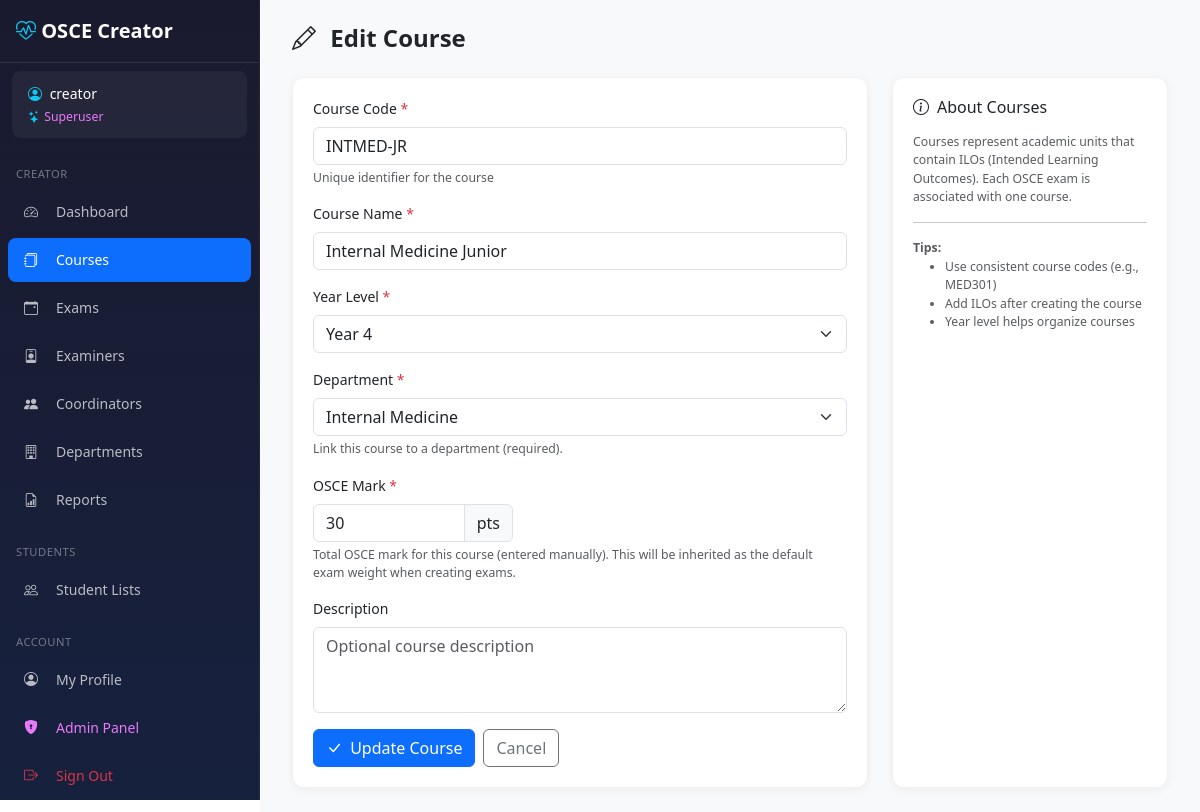
The app's page /creator/courses/9/edit/ (signed in) with its own data.
### core/models/examiner.py (models this page shows, shortened)
class Examiner(AbstractBaseUser, PermissionsMixin, TimestampMixin):
    ROLE_EXAMINER    = 'examiner'
    ROLE_COORDINATOR = 'coordinator'
    ROLE_ADMIN       = 'admin'
    ROLE_CHOICES = [
        (ROLE_EXAMINER,    'Examiner'),
        (ROLE_COORDINATOR, 'Coordinator'),
        (ROLE_ADMIN,       'Admin'),
    ]
    POSITION_HEAD      = 'head'
    POSITION_RTA       = 'rta'
    POSITION_ORGANIZER = 'organizer'
    POSITION_CHOICES = [
        (POSITION_HEAD,      'Head'),
        (POSITION_RTA,       'RTA'),
        (POSITION_ORGANIZER, 'Organizer'),
    ]
    id = models.AutoField(primary_key=True)
    username = models.CharField(max_length=80, unique=True)
    email = models.EmailField(max_length=120, blank=True, default='')
    full_name = models.CharField(max_length=150)
    title = models.CharField(max_length=20, blank=True, default='')  # Dr., Prof.
    department = models.CharField(max_length=100, blank=True, default='')
    coordinator_department = models.ForeignKey(
        'core.Department',
        null=True, blank=True,
        on_delete=models.SET_NULL,
        related_name='coordinators',
        db_index=True,
    )
    coordinator_position = models.CharField(
        max_length=10,
        choices=POSITION_CHOICES,
        blank=True, default='',
    )
    role = models.CharField(max_length=20, choices=ROLE_CHOICES, default=ROLE_EXAMINER)
    is_active = models.BooleanField(default=True)
    is_staff = models.BooleanField(default=False)
    is_deleted = models.BooleanField(default=False)
    deleted_at = models.DateTimeField(null=True, blank=True)
    objects = ExaminerManager()
    USERNAME_FIELD = 'username'
    REQUIRED_FIELDS = ['full_name']
    class Meta:
        db_table = 'examiners'
        verbose_name = 'Examiner'
        verbose_name_plural = 'Examiners'
        constraints = [
            models.CheckConstraint(
                condition=models.Q(
                    models.Q(role='coordinator', _negated=True)
                ) | models.Q(coordinator_department__isnull=False),
                name='coordinator_must_have_department',
            ),
            models.CheckConstraint(
                condition=models.Q(
                    models.Q(role='coordinator', _negated=True)
                ) | ~models.Q(coordinator_position=''),
                name='coordinator_must_have_position',
            ),
            models.CheckConstraint(
                condition=models.Q(role='coordinator') | models.Q(
                    coordinator_department__isnull=True,
                    coordinator_position='',
                ),
                name='non_coordinator_no_dept_fields',
            ),
        ]
    @property
    def display_name(self):
        if self.title:
            return f"{self.title} {self.full_name}"
        return self.full_name

### core/models/course.py (models this page shows, shortened)
class Course(TimestampMixin):
    id = models.AutoField(primary_key=True)
    code = models.CharField(max_length=20, unique=True)
    short_code = models.CharField(max_length=20, blank=True, default='')
    name = models.CharField(max_length=100)
    description = models.TextField(blank=True, default='')
    year_level = models.IntegerField(default=1)
    department = models.ForeignKey(
        'core.Department',
        on_delete=models.SET_NULL,
        null=True, blank=True,
        related_name='courses',
        help_text='Department responsible for this course',
    )
    osce_mark = models.PositiveIntegerField(
        null=True, blank=True,
        help_text='Total OSCE mark for this course (entered manually, e.g. 50)',
    )
    class Meta:
        db_table = 'courses'

### core/models/department.py (models this page shows, shortened)
class Department(TimestampMixin):
    name = models.CharField(max_length=150, unique=True)
    class Meta:
        db_table = 'departments'
        ordering = ['name']
        verbose_name = 'Department'
        verbose_name_plural = 'Departments'

### creator/views/courses.py (the view, shortened to what this page needs)
# urls.py: path('courses/<int:course_id>/edit/', courses.course_edit, name='course_edit'),
@login_required
def course_edit(request, course_id):
    course = get_object_or_404(Course, pk=course_id)
    departments = Department.objects.order_by('name')
    return render(request, 'creator/courses/form.html', {'course': course, 'year_range': range(1, 7), 'departments': departments})

### templates/creator/courses/form.html (shortened to what this page needs)
{% extends 'creator/base_creator.html' %}
{% block content %}
<div class="page-header">
    <h1>
        <i class="bi bi-{% if course %}pencil{% else %}plus-lg{% endif %} me-2"></i>
        {% if course %}Edit Course{% else %}New Course{% endif %}
    </h1>
</div>
<div class="row">
    <div class="col-md-8">
        <div class="stat-card">
            <form method="POST">
                <div class="mb-3">
                    <label for="code" class="form-label">Course Code <span class="text-danger">*</span></label>
                    <input type="text" class="form-control" id="code" name="code"
                           value="{% if course %}{{ course.code }}{% endif %}"
                           placeholder="e.g., MED301" required>
                    <div class="form-text">Unique identifier for the course</div>
                </div>
                <div class="mb-3">
                    <label for="name" class="form-label">Course Name <span class="text-danger">*</span></label>
                    <input type="text" class="form-control" id="name" name="name"
                           value="{% if course %}{{ course.name }}{% endif %}"
                           placeholder="e.g., Clinical Medicine III" required>
                </div>
                <div class="mb-3">
                    <label for="year_level" class="form-label">Year Level <span class="text-danger">*</span></label>
                    <select class="form-select" id="year_level" name="year_level" required>
                        {% for year in year_range %}
                        <option value="{{ year }}" {% if course and course.year_level == year %}selected{% endif %}>
                            Year {{ year }}
                        </option>
                        {% endfor %}
                    </select>
                </div>
                <div class="mb-3">
                    <label for="department" class="form-label">Department <span class="text-danger">*</span></label>
                    <select class="form-select" id="department" name="department" required>
                        {% for dept in departments %}
                        <option value="{{ dept.id }}"
                            {% if course and course.department_id == dept.id %}selected{% endif %}>
                            {{ dept.name }}
                        </option>
                        {% endfor %}
                    </select>
                    <div class="form-text">Link this course to a department (required).</div>
                </div>
                <div class="mb-3">
                    <label for="osce_mark" class="form-label">OSCE Mark <span class="text-danger">*</span></label>
                    <div class="input-group" style="max-width: 200px;">
                        <input type="number" class="form-control" id="osce_mark" name="osce_mark"
                               value="{% if course %}{{ course.osce_mark|default:'' }}{% endif %}"
                               min="1" step="1" placeholder="e.g. 50" required>
                        <span class="input-group-text">pts</span>
                    </div>
                    <div class="form-text">Total OSCE mark for this course (entered manually). This will be inherited as the default exam weight when creating exams.</div>
                </div>
                <div class="mb-3">
                    <label for="description" class="form-label">Description</label>
                    <textarea class="form-control" id="description" name="description"
                              rows="3" placeholder="Optional course description">{% if course %}{{ course.description }}{% endif %}</textarea>
                </div>
                <div class="d-flex gap-2">
                    <button type="submit" class="btn btn-primary">
                        <i class="bi bi-check-lg me-1"></i>
                        {% if course %}Update Course{% else %}Create Course{% endif %}
                    </button>
                    <a href="{% url 'creator:course_list' %}" class="btn btn-outline-secondary">Cancel</a>
                </div>
            </form>
        </div>
    </div>
    <div class="col-md-4">
        <div class="stat-card">
            <h6 class="mb-3"><i class="bi bi-info-circle me-2"></i>About Courses</h6>
            <p class="text-muted small">
                Courses represent academic units that contain ILOs (Intended Learning Outcomes).
                Each OSCE exam is associated with one course.
            </p>
            <hr>
            <p class="text-muted small mb-0">
                <strong>Tips:</strong>
                <ul class="small text-muted mb-0">
                    <li>Use consistent course codes (e.g., MED301)</li>
                    <li>Add ILOs after creating the course</li>
                    <li>Year level helps organize courses</li>
                </ul>
            </p>
        </div>
    </div>
</div>
{% endblock %}

### templates/creator/base_creator.html (shortened to what this page needs)
{% load static %}
<!DOCTYPE html>
<html lang="en">
<head>
    <link href="https://cdn.jsdelivr.net/npm/bootstrap@5.3.2/dist/css/bootstrap.min.css" rel="stylesheet">
    <link href="https://cdn.jsdelivr.net/npm/bootstrap-icons@1.11.1/font/bootstrap-icons.css" rel="stylesheet">
    <link href="{% static 'css/creator.css' %}" rel="stylesheet">
</head>
<body>
    <nav id="creatorSidebar"
         class="sidebar offcanvas-lg offcanvas-start"
         tabindex="-1"
         aria-labelledby="sidebarLabel">
        <div class="offcanvas-body d-flex flex-column p-0">
            <div class="brand d-none d-lg-block">
                <i class="bi bi-heart-pulse"></i> OSCE Creator
            </div>
            {% if user.is_authenticated %}
            <div class="user-info">
                <div><i class="bi bi-person-circle me-1"></i> <span class="user-name">{{ user.display_name|default:user.username }}</span></div>
                <small class="d-block mt-1">
                    {% if user.is_superuser %}
                    <span style="color:#e879f9;"><i class="bi bi-stars me-1"></i>Superuser</span>
                    {% elif user.role == 'admin' %}
                    <span style="color:#f0c040;"><i class="bi bi-shield-fill me-1"></i>Admin</span>
                    {% else %}
                    <span class="text-muted">Examiner</span>
                    {% endif %}
                </small>
            </div>
            {% endif %}
            <div class="nav-section">Creator</div>
            <ul class="nav flex-column">
                <li class="nav-item">
                    <a class="nav-link {% if '/creator/' in request.path and request.path == '/creator/' or request.path == '/creator' %}active{% endif %}"
                       href="{% url 'creator:dashboard' %}">
                        <i class="bi bi-speedometer2"></i> Dashboard
                    </a>
                </li>
                <li class="nav-item">
                    <a class="nav-link {% if '/creator/courses' in request.path %}active{% endif %}"
                       href="{% url 'creator:course_list' %}">
                        <i class="bi bi-journals"></i> Courses
                    </a>
                </li>
                <li class="nav-item">
                    <a class="nav-link {% if '/creator/exams' in request.path %}active{% endif %}"
                       href="{% url 'creator:exam_list' %}">
                        <i class="bi bi-calendar-event"></i> Exams
                    </a>
                </li>
                <li class="nav-item">
                    <a class="nav-link {% if '/creator/examiners' in request.path %}active{% endif %}"
                       href="{% url 'creator:examiner_list' %}">
                        <i class="bi bi-person-badge"></i> Examiners
                    </a>
                </li>
                {% if user.is_superuser or user.role == 'admin' %}
                <li class="nav-item">
                    <a class="nav-link {% if '/creator/coordinators' in request.path %}active{% endif %}"
                       href="{% url 'creator:coordinator_list' %}">
                        <i class="bi bi-people-fill"></i> Coordinators
                    </a>
                </li>
                <li class="nav-item">
                    <a class="nav-link {% if '/creator/departments' in request.path %}active{% endif %}"
                       href="{% url 'creator:department_list' %}">
                        <i class="bi bi-building"></i> Departments
                    </a>
                </li>
                {% endif %}
                <li class="nav-item">
                    <a class="nav-link {% if '/creator/reports' in request.path %}active{% endif %}"
                       href="{% url 'creator:reports_index' %}">
                        <i class="bi bi-file-earmark-bar-graph"></i> Reports
                    </a>
                </li>
            </ul>
            {% if perms.core.can_view_student_list %}
            <div class="nav-section">Students</div>
            <ul class="nav flex-column">
                <li class="nav-item">
                    <a class="nav-link {% if request.path == '/creator/students/' %}active{% endif %}" href="{% url 'creator:student_list' %}">
                        <i class="bi bi-people"></i> Student Lists
                    </a>
                </li>
            </ul>
            {% endif %}
            <div class="mt-auto">
                <div class="nav-section">Account</div>
                <ul class="nav flex-column mb-3">
                    <li class="nav-item">
                        <a class="nav-link {% if request.path == '/profile/' %}active{% endif %}" href="{% url 'profile' %}">
                            <i class="bi bi-person-circle"></i> My Profile
                        </a>
                    </li>
                    {% if user.is_staff %}
                    <li class="nav-item">
                        <form method="POST" action="{% url 'admin_gateway' %}" id="admin-gateway-form">
                            <button type="submit" class="nav-link w-100 text-start border-0 bg-transparent"
                                    style="color:#e879f9;">
                                <i class="bi bi-shield-lock-fill"></i> Admin Panel
                            </button>
                        </form>
                    </li>
                    {% endif %}
                    <li class="nav-item">
                        <a class="nav-link text-danger" href="{% url 'creator:logout' %}">
                            <i class="bi bi-box-arrow-right"></i> Sign Out
                        </a>
                    </li>
                </ul>
            </div>
        </div>
    </nav>
    <main class="main-content">
        <div class="toast-container position-fixed top-0 end-0 p-3" style="z-index: 9999;">
        </div>
        {% block content %}{% endblock %}
    </main>
</body>
</html>

### records on screen
Examiner: display_name "creator"
Course: code "INTMED-JR", name "Internal Medicine Junior", year_level "Year 4", department "Internal Medicine", osce_mark "30"
